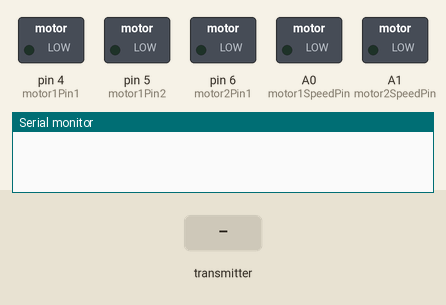
This sketch was run on a simulated Arduino Uno, built with avr-gcc and run on an emulated ATmega328P. Parts: switched loads named in the sketch (green lamp = pin HIGH), the last lines printed to the serial monitor. The inputs (shaded band) are chosen by the test bench. No radio packets arrive unless stated; pins used as bus, display or sensor lines are not drawn.

Above: at 1.2 s.
1.3 s: the transmitter starts sending speeds.0 = 0
At 1.7 s:
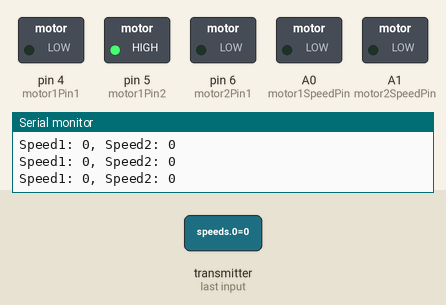
2.8 s: the transmitter starts sending speeds.0 = 256
At 4.0 s:
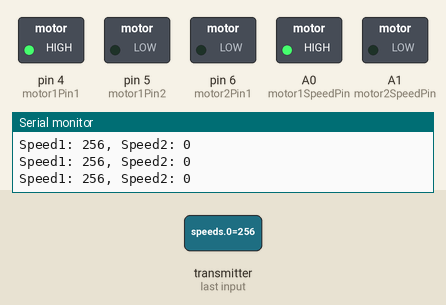
4.3 s: the transmitter starts sending speeds.1 = 256
At 5.2 s:
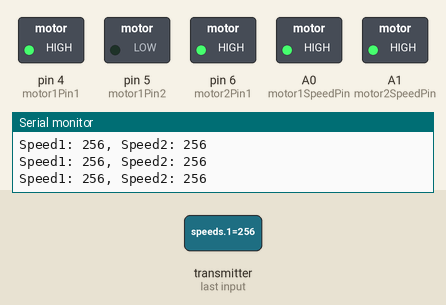
5.8 s: the transmitter starts sending speeds.0 = 0
At 6.4 s:
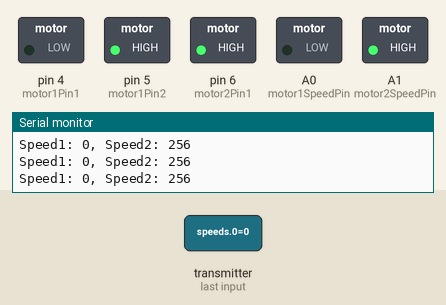
7.3 s: the transmitter starts sending speeds.0 = 512
At 8.5 s:
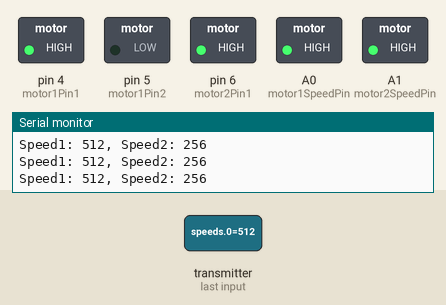
8.8 s: the transmitter starts sending speeds.1 = 0
At 9.8 s:
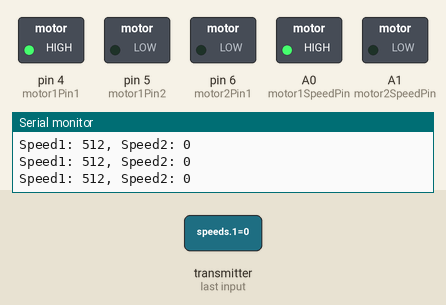
Timing chart, 0 to 11.8 s (numbered marks = the images above; inputs shaded):
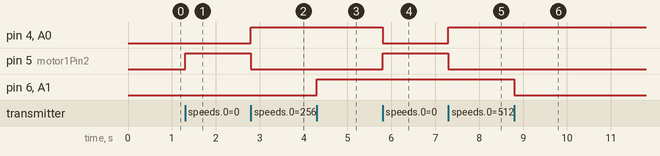

Measured:
- after the input at 1.3 s, pin 5 (motor1Pin2): LOW → HIGH at once
- after the input at 2.8 s, pin 4 (motor1Pin1), A0 (motor1SpeedPin): LOW → HIGH at once; pin 5 (motor1Pin2): HIGH → LOW at once
- after the input at 4.3 s, pin 6 (motor2Pin1), A1 (motor2SpeedPin): LOW → HIGH at once
- after the input at 5.8 s, pin 4 (motor1Pin1), A0 (motor1SpeedPin): HIGH → LOW at once; pin 5 (motor1Pin2): LOW → HIGH at once
- after the input at 7.3 s, pin 4 (motor1Pin1), A0 (motor1SpeedPin): LOW → HIGH at once; pin 5 (motor1Pin2): HIGH → LOW at once
- after the input at 8.8 s, pin 6 (motor2Pin1), A1 (motor2SpeedPin): HIGH → LOW at once

The sketch:

remote_reciever.ino
```cpp
#include <SPI.h>
#include <RF24.h>

RF24 radio(7, 8); // CE, CSN pins
const uint64_t address = 0xF0F0F0F0E1LL; // Address to listen to

int motor1Pin1 = 4; // Motor 1 control pin 1
int motor1Pin2 = 5; // Motor 1 control pin 2
int motor2Pin1 = 6; // Motor 2 control pin 1
int motor2Pin2 = 7; // Motor 2 control pin 2

int motor1SpeedPin = A0; // MotorspeedPin 1 control pin 1
int motor2SpeedPin = A1; // MotorspeedPin 2 control pin 2

void setup() {
  Serial.begin(9600);
  radio.begin();
  radio.openReadingPipe(1, address);
  radio.setPALevel(RF24_PA_HIGH);
  radio.startListening();

  pinMode(motor1Pin1, OUTPUT);
  pinMode(motor1Pin2, OUTPUT);
  pinMode(motor2Pin1, OUTPUT);
  pinMode(motor2Pin2, OUTPUT);

  pinMode(motor1SpeedPin, OUTPUT);
  pinMode(motor2SpeedPin, OUTPUT);
}

void loop() {
  if (radio.available()) {
    int speeds[2] = {0}; // Array to store the received speed values for motor 1 and motor 2
    radio.read(&speeds, sizeof(speeds));

    int speed1 = speeds[0];
    int speed2 = speeds[1];

    // Set direction and speed for Motor 1
    if (speed1 > 110) {
      digitalWrite(motor1Pin1, HIGH);
      digitalWrite(motor1Pin2, LOW);
      analogWrite(motor1SpeedPin, speed1);
    if (speed2 > 50) {
      digitalWrite(motor2Pin1, HIGH);
      digitalWrite(motor2Pin2, LOW);
      analogWrite(motor2SpeedPin, speed2);
    }}
    else if (speed1 < 40) {
      digitalWrite(motor1Pin1, LOW);
      digitalWrite(motor1Pin2, HIGH);
      analogWrite(motor1SpeedPin, -speed1);
      if (speed2 < 30) {
      digitalWrite(motor2Pin1, LOW);
      digitalWrite(motor2Pin2, HIGH);
      analogWrite(motor2SpeedPin, -speed2);
    } } else {
      digitalWrite(motor1Pin1, LOW);
      digitalWrite(motor1Pin2, LOW);
      analogWrite(motor1SpeedPin, 0);

      digitalWrite(motor2Pin1, LOW);
      digitalWrite(motor2Pin2, LOW);
      analogWrite(motor2SpeedPin, 0);

    }
    if (speed2 > 50) {
      digitalWrite(motor2Pin1, HIGH);
      digitalWrite(motor2Pin2, LOW);
      analogWrite(motor2SpeedPin, speed2);
    }

     else if (speed2 < 30) {
      digitalWrite(motor2Pin1, LOW);
      digitalWrite(motor2Pin2, HIGH);
      analogWrite(motor2SpeedPin, -speed2);
    }


    Serial.print("Speed1: ");
    Serial.print(speed1);
    Serial.print(", Speed2: ");
    Serial.println(speed2);
  }
}
```
